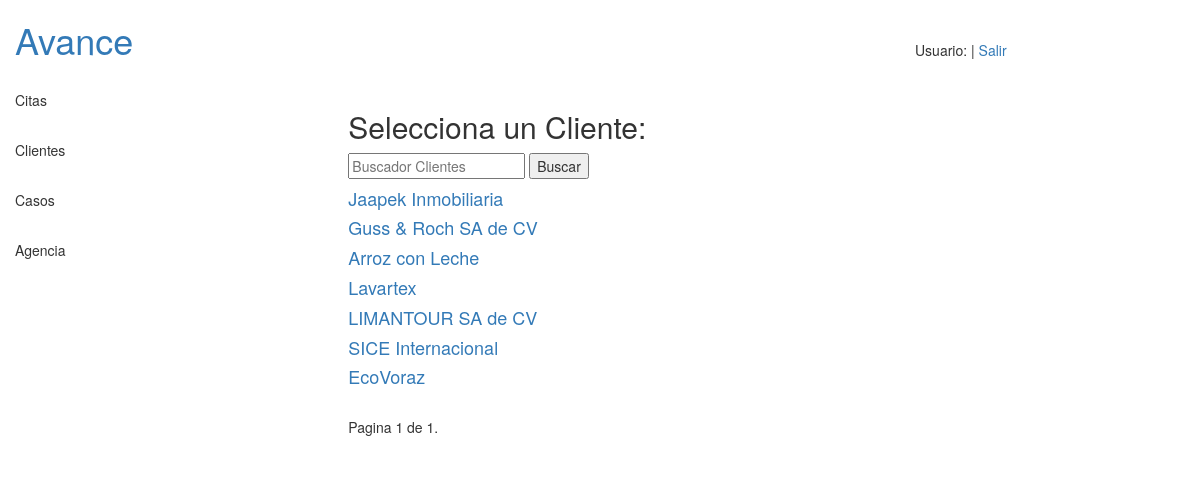
/comercial/lista_clientes/000/AL/S/ (signed in), run on the app's committed database.
### comercial/models.py (models this page shows, shortened)
class Cliente(models.Model):
    SERVICIOS = 'SE'
    FABRICANTE = 'FA'
    COMERCIAL = 'CM'
    business_choices = (
        (SERVICIOS, 'servicios'),
        (FABRICANTE, 'fabricante'),
        (COMERCIAL, 'comercial'),
    )
    PROSPECTO = 'PR'
    CLIENTE_ACTIVO = 'CA'
    CLIENTE_PROSPECTO = 'CP'
    CLIENTE_INACTIVO = 'CI'
    PROSPECTO_FALLIDO = 'PF'
    status_choices = (
        (PROSPECTO, 'prospecto'),
        (CLIENTE_ACTIVO, 'cliente activo'),
        (CLIENTE_PROSPECTO, 'cliente prospecto'),
        (CLIENTE_INACTIVO, 'cliente inactivo'),
        (PROSPECTO_FALLIDO, 'prospecto fallido'),
    )
    RFC = models.CharField(max_length=40, unique=True)
    Persona_Moral = models.BooleanField(default=True)
    Nombre_Empresa = models.CharField(max_length=40, unique=True)
    Tipo_Negocio = models.CharField(max_length=2, choices=business_choices, default=SERVICIOS)
    Industria = models.CharField(max_length=40)
    Atiende = models.ForeignKey(User, blank=True)
    Status = models.CharField(max_length=2, choices=status_choices, default=PROSPECTO, blank=True)
    def __unicode__(self):
        return self.Nombre_Empresa

### comercial/views.py (the view)
# urls.py: url(r'^lista_clientes/(?P<vendedor_pk>[0-9]+)/(?P<status>[A-Z]{2})/(?P<tipo>[L,S]{1})/$', views.lista_clientes, name="lista_clientes"),
@login_required
def lista_clientes(request, vendedor_pk, status, tipo):
    user = request.user
    if user.groups.filter(name='comercial_vendedor').exists():
        if status == 'AL':
            lista_clientes = Cliente.objects.filter(Atiende=request.user)
        else:
            lista_clientes = Cliente.objects.filter(Atiende=request.user, Status=status)
    elif vendedor_pk == '000':
        if status == 'AL':
            lista_clientes = Cliente.objects.all()
        else:
            lista_clientes = Cliente.objects.filter(Status=status)
    else:
        if status == 'AL':
            lista_clientes = Cliente.objects.filter(Atiende=vendedor_pk)
        else:
            lista_clientes = Cliente.objects.filter(Atiende=vendedor_pk, Status=status)
    query = request.GET.get("q")
    if query:
        lista_clientes = lista_clientes.filter(
                Q(RFC__icontains=query) |
                Q(Nombre_Empresa__icontains=query) |
                Q(Industria__icontains=query)
        ).distinct()
    paginator = Paginator(lista_clientes, 20)
    page = request.GET.get('page')
    try:
        clientes = paginator.page(page)
    except PageNotAnInteger:
        clientes = paginator.page(1)
    except EmptyPage:
        clientes = paginator.page(paginator.num_pages)
    if tipo == 'L':
        context = {'clientes': clientes, 'titulo': 'Lista de Clientes:', 'c_link': 'detalle',}
        return render(request, 'comercial/lista_clientes.html', context)
    elif tipo == 'S':
        context = {'clientes': clientes, 'titulo': 'Selecciona un Cliente:', 'c_link': 'nuevo_caso',}
        return render(request, 'comercial/lista_clientes.html', context)
    else:
        return Http404

### comercial/templatetags/comercial_tags.py (called while the page is built)
@register.filter('has_group')
def has_group(user, group_name):
    groups = user.groups.all().values_list('name', flat=True)
    return True if group_name in groups else False

### template/comercial/lista_clientes.html (shortened to what this page needs)
{% extends "comercial/base_comercial.html" %}
{% block AreaTrabajo %}
<div class="row">
  <div class="col-sm-7 col-sm-offset-2">
    <h2>{{ titulo }}</h2>
    <form method='GET' action=''>
      <input type='text' name='q' placeholder='Buscador Clientes' value='{{ request.GET.q }}'/>
      <input type='submit' value='Buscar'/>
    </form>
    {% for cliente in clientes %}
      {% if c_link == 'detalle' %}
        <h4><a href="{% url 'detalle_cliente' pk=cliente.pk %}">{{ cliente }}</a></h4>
      {% elif c_link == 'nuevo_caso' %}
        <h4><a href="{% url 'nuevo_caso' pk_cliente=cliente.pk pk_atiende='000' %}">{{ cliente }}</a></h4>
      {% endif %}
    {% endfor %}
    <div class="pagination">
        <span class="step-links">
            <span class="current">
                Pagina {{ clientes.number }} de {{ clientes.paginator.num_pages }}.
            </span>
        </span>
    </div>
  </div>
</div>
{% endblock %}

### data on the page
Cliente: Nombre_Empresa "Jaapek Inmobiliaria"
Cliente: Nombre_Empresa "Guss & Roch SA de CV"
Cliente: Nombre_Empresa "Arroz con Leche"
Cliente: Nombre_Empresa "Lavartex"
Cliente: Nombre_Empresa "LIMANTOUR SA de CV"
Cliente: Nombre_Empresa "SICE Internacional"
Cliente: Nombre_Empresa "EcoVoraz"

### other printed values
{{ titulo }} "Selecciona un Cliente:"
{{ clientes.number }} "1"
{{ clientes.paginator.num_pages }} "1"
